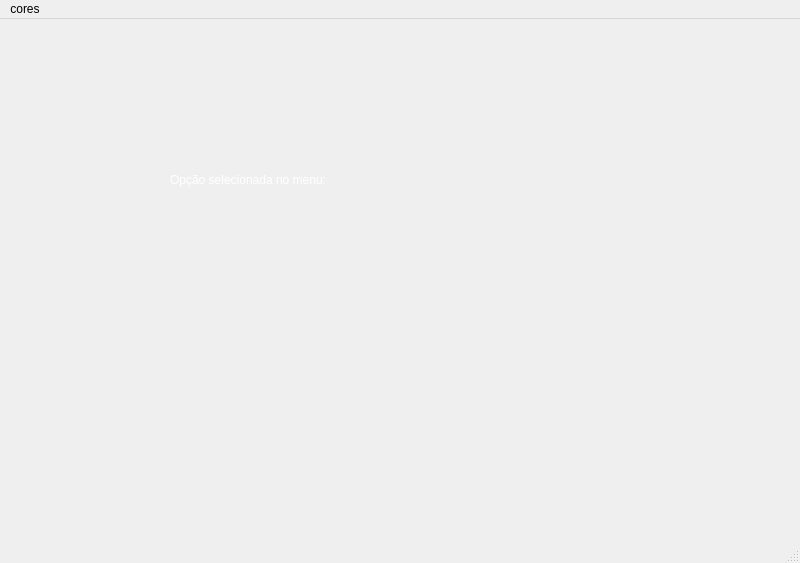
<?xml version="1.0" encoding="UTF-8"?>
<ui version="4.0">
 <class>MainWindow</class>
 <widget class="QMainWindow" name="MainWindow">
  <property name="geometry">
   <rect>
    <x>0</x>
    <y>0</y>
    <width>800</width>
    <height>563</height>
   </rect>
  </property>
  <property name="windowTitle">
   <string>MainWindow</string>
  </property>
  <widget class="QWidget" name="centralwidget">
   <widget class="QLabel" name="label">
    <property name="geometry">
     <rect>
      <x>170</x>
      <y>80</y>
      <width>411</width>
      <height>161</height>
     </rect>
    </property>
    <property name="styleSheet">
     <string notr="true">font: 75 24pt &quot;MS Shell Dlg 2&quot;;
color: rgb(255, 255, 255);</string>
    </property>
    <property name="text">
     <string>Opção selecionada no menu:</string>
    </property>
   </widget>
   <widget class="QLabel" name="label_2">
    <property name="geometry">
     <rect>
      <x>180</x>
      <y>260</y>
      <width>411</width>
      <height>161</height>
     </rect>
    </property>
    <property name="styleSheet">
     <string notr="true">font: 75 24pt &quot;MS Shell Dlg 2&quot;;
color: rgb(255, 255, 255);</string>
    </property>
    <property name="text">
     <string/>
    </property>
   </widget>
  </widget>
  <widget class="QMenuBar" name="menubar">
   <property name="geometry">
    <rect>
     <x>0</x>
     <y>0</y>
     <width>800</width>
     <height>21</height>
    </rect>
   </property>
   <widget class="QMenu" name="menucores">
    <property name="title">
     <string>cores</string>
    </property>
    <addaction name="actionverde"/>
    <addaction name="actionvermelho"/>
    <addaction name="actionazul"/>
   </widget>
   <addaction name="menucores"/>
  </widget>
  <widget class="QStatusBar" name="statusbar"/>
  <action name="actionverde">
   <property name="text">
    <string>verde</string>
   </property>
  </action>
  <action name="actionvermelho">
   <property name="text">
    <string>vermelho</string>
   </property>
  </action>
  <action name="actionazul">
   <property name="text">
    <string>azul</string>
   </property>
  </action>
 </widget>
 <resources/>
 <connections/>
</ui>
